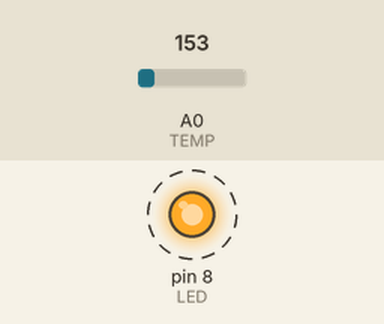
This sketch was run on a simulated Arduino Uno, built with avr-gcc and run on an emulated ATmega328P. Shown: output pins drawn as LEDs (lit = HIGH). Dashed ring = blinking. The test bench sets the inputs (shaded band); at power-on: A0 (TEMP) = 153. What the sketch prints to the serial monitor is not drawn.

Above: at 3.87 s.
4.3 s: A0 (TEMP) set to 128
7.3 s: A0 (TEMP) set to 116
Timing chart, 0 to 16.3 s (numbered marks = the images above; inputs shaded):
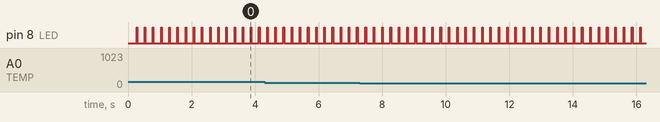

Measured:
- by itself, pin 8 (LED): alternates HIGH for 0.02 s and LOW for 0.24 s

The sketch:

Temp_Sensor.ino
```cpp
//Defines the digital pin LED connected to board
#define LED 8
//Defines the analog pin connected to temperature sensor
#define TEMP A0

//Initiallizing the values for LED to blink 500 milliseconds
unsigned long CurrentMillis = 0;
unsigned long PrevBlinkMillis = 0;
const unsigned long BlinkPeriod = 500;


//Initiallizing the values for LED to blink 250 milliseconds
unsigned long CrrentMillis = 0;
unsigned long PreBlinkMillis = 0;
const unsigned long Blinkeriod = 250;

//Setting up the input and output pins
void setup()
{
  pinMode(TEMP, INPUT);
  pinMode(LED, OUTPUT);
  Serial.begin(9600);
}

//Function to blink LED for 500 milliseconds
void blinkLed()
{
  if(CurrentMillis - PrevBlinkMillis >= BlinkPeriod)
  {
    PrevBlinkMillis = CurrentMillis;
    digitalWrite(LED, HIGH);
  }
  else
  {
    digitalWrite(LED, LOW);
  }
}

//Function to blink LED for 250 milliseconds
void blink_Led()
{
  if(CrrentMillis - PreBlinkMillis >= Blinkeriod)
  {
    PreBlinkMillis = CrrentMillis;
    digitalWrite(LED, HIGH);
  }
  else
  {
    digitalWrite(LED, LOW);
  }
}

void loop()
{
  int value=analogRead(TEMP);
  double volts,temp;
  //Calculate the analog voltage value that LM35 generates
  volts=0.0048828125*value;

  //To calculte the temperature from analog value
  temp = (volts-0.5)*100;

  //Printing the degree of temperature on the monitor
  Serial.print("TEMPERATURE: ");
  Serial.print(temp);
  Serial.print("\n");

  CurrentMillis = millis();
  CrrentMillis = millis();

  if(temp>=30)
  {
    blinkLed();  // Function calling to blink LED every 500 milliseconds
  }
  else
  {
    blink_Led(); // Function calling to blink LED every 250 milliseconds
  }


}
```
